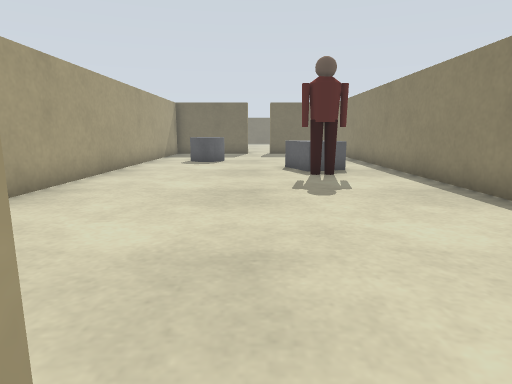
view 1 (above)

13 first-person views from a walk through a robot-simulator world made for Gazebo. The camera is 0.61 m above the floor, tilts 10° down and sees 75° across. The floor is counted in squares, 0.5 m on a side. Each view is taken from the middle of a square. On the plan, view 1 faces up. The plan holds only what a view shows up to about 14 squares ahead; the rest is blank. The place goes on beyond the plan. Some stock models are drawn as simple stand-ins.

view 2
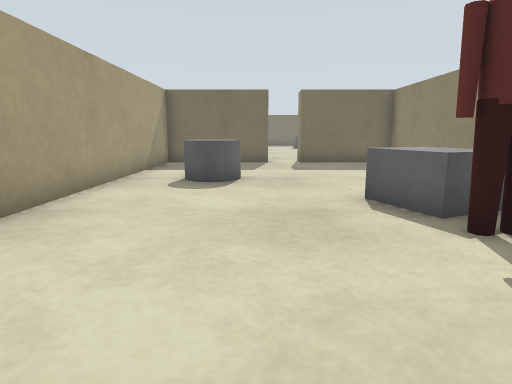

view 3
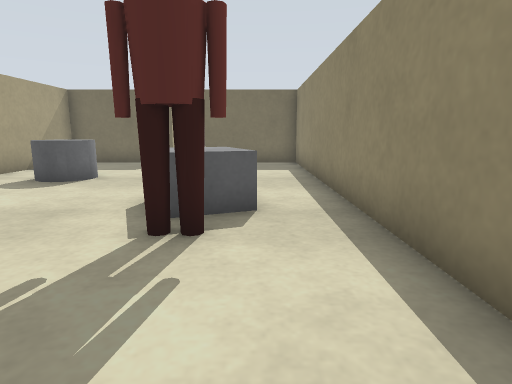

view 4
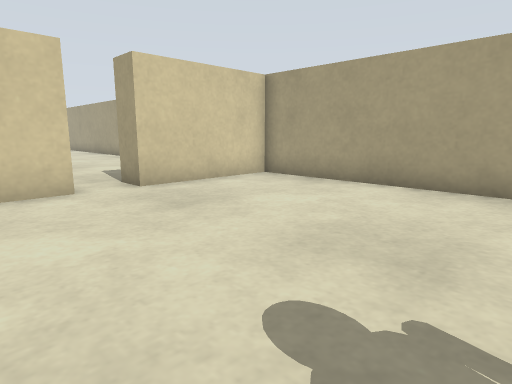

view 5
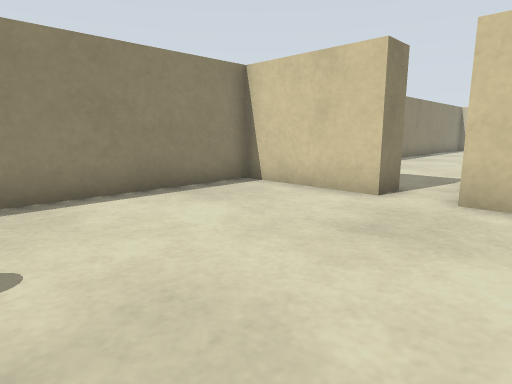

view 6
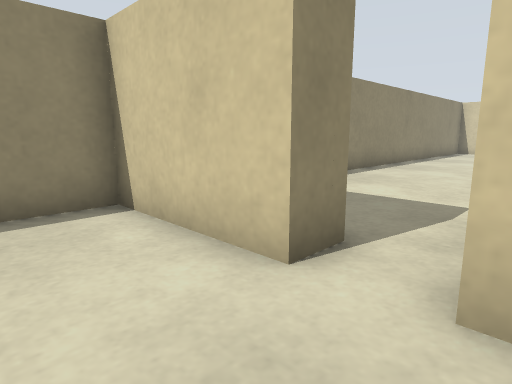

view 7
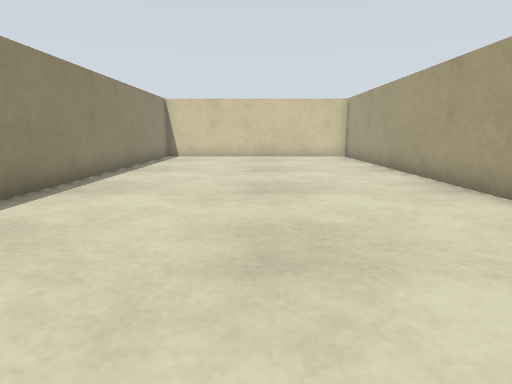

view 8
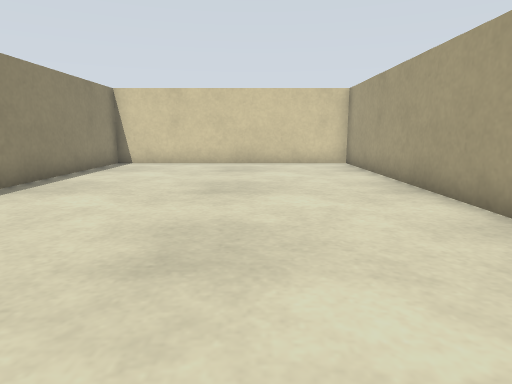

view 9
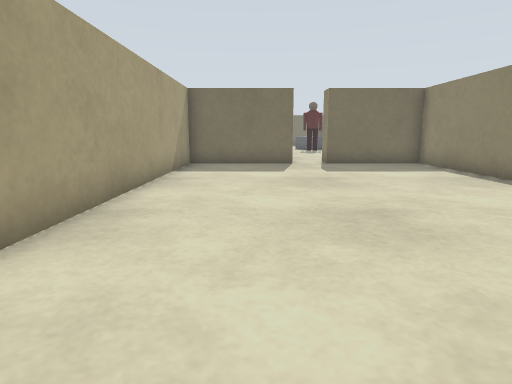

view 10
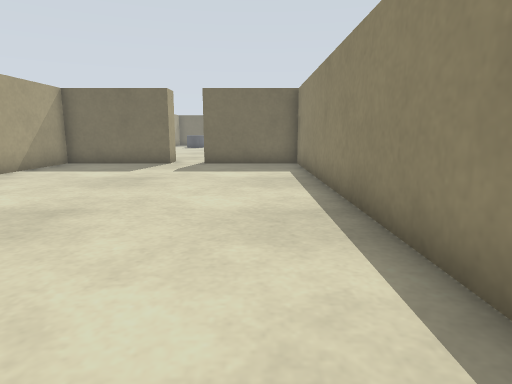

view 11
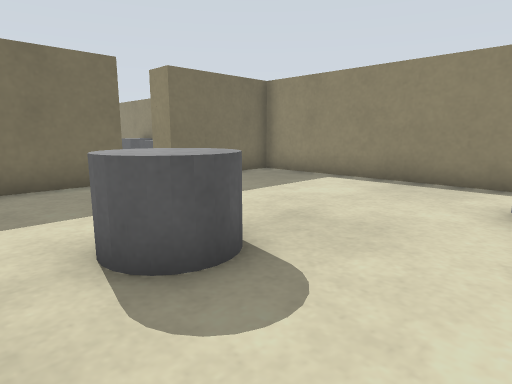

view 12
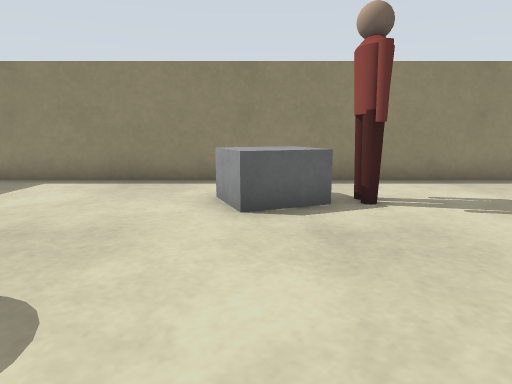

view 13
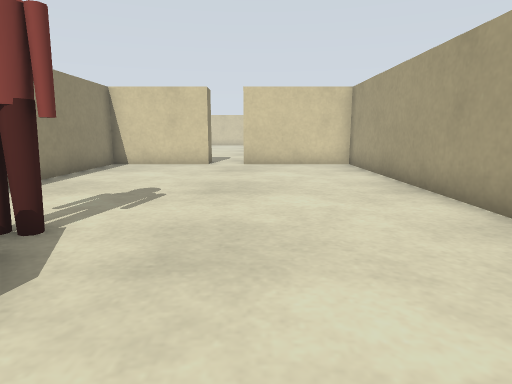

### Floor plan
Ten units are one square. View 1 is at (0, 0); x grows to the right and y downward. Boxes are objects, and circles mark ways between rooms. Rooms are numbered by the first view taken in them; rooms with no view inside come last. Other rooms are left out.
<svg viewBox="-52 -206 104 409">
<path fill="none" stroke="#000" d="M-5 -7 -5 3 -47 3 -47 198 47 198 47 3 9 3 9 -7M-4 -201 -47 -201 -47 -7 -5 -7M9 -7 47 -7 47 -201 9 -201"/>
<rect x="-35" y="-165" width="30" height="30" fill="#bbb"><title>grey cylinder</title></rect>
<rect x="5" y="-105" width="30" height="10" fill="#bbb"><title>person</title></rect>
<rect x="5" y="-135" width="30" height="30" fill="#bbb"><title>grey box</title></rect>
<circle cx="0" cy="-5" r="3" fill="#2a7"/>
<text x="0" y="100">1</text>
<text x="0" y="-110">2</text>
</svg>
Room 1 opens to room 2.

Where each view was taken, in squares from view 1:
view 1: 0 up, 0 right, facing up
view 2: 6 up, 1 left, facing up
view 3: 6 up, 3 right, facing up
view 4: 8 up, 3 right, facing down-left
view 5: 7 up, 2 left, facing down-right
view 6: 3 up, 1 left, facing down-right
view 7: 2 down, 0 right, facing down
view 8: 6 down, 1 left, facing down
view 9: 14 down, 2 left, facing up
view 10: 14 down, 3 right, facing up
view 11: 12 up, 4 left, facing up-right
view 12: 12 up, 4 left, facing right
view 13: 14 up, 1 left, facing down
